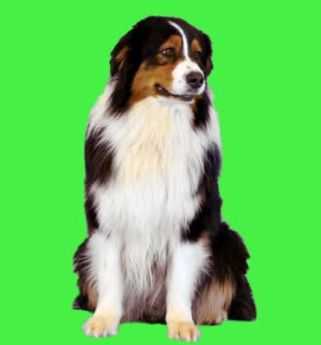
//> input picture chroma-key/foreground.jpg, 321 x 345 px
$ ./chroma_key   (built with g++ and OpenCV 4)
//> lines starting //> are read from the running program, lines starting //| are printed output that depends on the picture
// Chroma key implementation (green screen technique)
// Replaces pixels of the most common color in foreground with background pixels
//
// Algorithm:
// 1. Build 3D color histogram of foreground image (manual implementation)
// 2. Find most common color bin
// 3. Replace pixels close to that color with background pixels
// 4. Interactive tolerance adjustment via trackbar

#include <opencv2/core.hpp>
#include <opencv2/imgproc.hpp>
#include <opencv2/highgui.hpp>
#include <iostream>
#include <string>
#include <limits>

using std::cout;
using std::cerr;
using std::endl;

// Display image with optional scaling for large images
static void safeImShow(const std::string& winName, const cv::Mat& img, int maxSide = 1400)
{
    cv::namedWindow(winName, cv::WINDOW_AUTOSIZE);
    if (img.empty()) {
        cv::imshow(winName, img);
        return;
    }

    const int h = img.rows, w = img.cols;
    const int longest = std::max(h, w);
    if (maxSide > 0 && longest > maxSide) {
        const double s = double(maxSide) / double(longest);
        cv::Mat scaled;
        cv::resize(img, scaled, cv::Size(), s, s, cv::INTER_AREA);
        cv::imshow(winName, scaled);
    } else {
        cv::imshow(winName, img);
    }
}

// Clamp value between min and max
template <typename T>
static inline T clamp(T v, T lo, T hi) {
    return std::max(lo, std::min(hi, v));
}

// Build 3D color histogram with manual binning
// Returns histogram with shape [buckets, buckets, buckets] for B,G,R channels
static cv::Mat buildHistogram3D(const cv::Mat& imgBGR, int buckets)
{
    int dims[3] = { buckets, buckets, buckets };
    cv::Mat hist(3, dims, CV_32S, cv::Scalar::all(0));
    const int bucketSize = 256 / buckets;

    for (int r = 0; r < imgBGR.rows; ++r) {
        const cv::Vec3b* row = imgBGR.ptr<cv::Vec3b>(r);
        for (int c = 0; c < imgBGR.cols; ++c) {
            const uchar B = row[c][0];
            const uchar G = row[c][1];
            const uchar R = row[c][2];

            int x = B / bucketSize;
            int y = G / bucketSize;
            int z = R / bucketSize;

            // Clamp to valid bucket range
            x = clamp(x, 0, buckets - 1);
            y = clamp(y, 0, buckets - 1);
            z = clamp(z, 0, buckets - 1);

            // Increment 3D histogram bin
            int idx[3] = { x, y, z };
            hist.at<int>(idx) += 1;
        }
    }
    return hist;
}

// Find bin with maximum count in 3D histogram
static void argmax3D(const cv::Mat& hist, cv::Vec3i& maxIdx, int& maxVal)
{
    const int* sizes = hist.size.p;
    const int bx = sizes[0], by = sizes[1], bz = sizes[2];

    maxVal = std::numeric_limits<int>::min();
    maxIdx = cv::Vec3i(0, 0, 0);

    for (int x = 0; x < bx; ++x)
    for (int y = 0; y < by; ++y)
    for (int z = 0; z < bz; ++z) {
        int idx[3] = { x, y, z };
        int v = hist.at<int>(idx);
        if (v > maxVal) {
            maxVal = v;
            maxIdx = cv::Vec3i(x, y, z);
        }
    }
}

// Calculate representative color from bin center
static cv::Vec3i binCenterBGR(const cv::Vec3i& idx, int bucketSize)
{
    const int cBlue  = idx[0] * bucketSize + bucketSize / 2;
    const int cGreen = idx[1] * bucketSize + bucketSize / 2;
    const int cRed   = idx[2] * bucketSize + bucketSize / 2;
    return cv::Vec3i(cBlue, cGreen, cRed);
}

// Perform chroma key replacement
// Pixels within tolerance of target color are replaced with background pixels
static void chromaReplace(const cv::Mat& fg, const cv::Mat& bg,
                          const cv::Vec3i& cBGR, int tol, cv::Mat& out)
{
    out.create(fg.size(), fg.type());

    for (int r = 0; r < fg.rows; ++r) {
        const cv::Vec3b* frow = fg.ptr<cv::Vec3b>(r);
        cv::Vec3b* orow = out.ptr<cv::Vec3b>(r);

        int br = (bg.rows > 0) ? (r % bg.rows) : 0;
        const cv::Vec3b* brow = (bg.rows > 0) ? bg.ptr<cv::Vec3b>(br) : nullptr;

        for (int c = 0; c < fg.cols; ++c) {
            const cv::Vec3b fpx = frow[c];
            const int dB = std::abs(int(fpx[0]) - cBGR[0]);
            const int dG = std::abs(int(fpx[1]) - cBGR[1]);
            const int dR = std::abs(int(fpx[2]) - cBGR[2]);

            const bool isClose = (dB <= tol) && (dG <= tol) && (dR <= tol);

            if (isClose && brow != nullptr) {
                int bc = (bg.cols > 0) ? (c % bg.cols) : 0;
                orow[c] = brow[bc];
            } else {
                orow[c] = fpx;
            }
        }
    }
}

// Context for interactive tolerance trackbar
struct OverlayUIContext {
    cv::Mat fg;
    cv::Mat bg;
    cv::Vec3i cBGR;
    int tolInit;
    int tolMax;
    std::string winName;
    std::string tkName;
    cv::Mat result;
};

// Trackbar callback - recomputes overlay when tolerance changes
static void onToleranceChange(int /*pos*/, void* userdata)
{
    auto* ctx = reinterpret_cast<OverlayUIContext*>(userdata);
    if (!ctx) return;

    int tol = cv::getTrackbarPos(ctx->tkName, ctx->winName);
    tol = clamp(tol, 0, ctx->tolMax);

    chromaReplace(ctx->fg, ctx->bg, ctx->cBGR, tol, ctx->result);
    safeImShow(ctx->winName, ctx->result);

    cv::imwrite("overlay.jpg", ctx->result);
}

int main()
{
    // Load foreground and background images
    const std::string fgPath = "foreground.jpg";
    const std::string bgPath = "background.jpg";

    cv::Mat fg = cv::imread(fgPath, cv::IMREAD_COLOR);
//> fg is the input picture: 345 rows x 321 cols, CV_8UC3; mean B, G, R 92.9, 201.5, 100.8
    cv::Mat bg = cv::imread(bgPath, cv::IMREAD_COLOR);
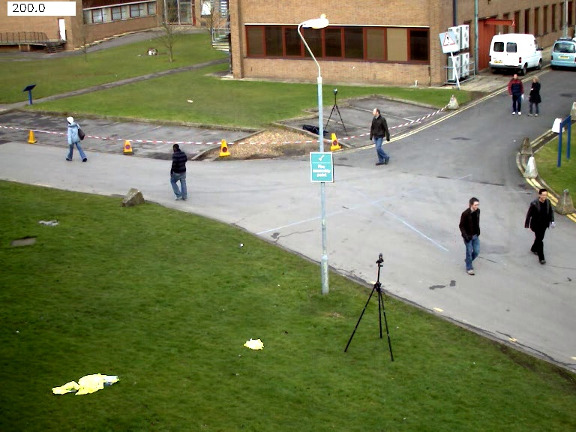
//> input picture chroma-key/background.jpg, 576 x 432 px
//> bg is the input picture: 432 rows x 576 cols, CV_8UC3; mean B, G, R 89.4, 125.3, 120.1

    if (fg.empty() || bg.empty()) {
        cerr << "Error: Could not load 'foreground.jpg' and 'background.jpg'\n";
        return 1;
    }

    // Build 3D histogram of foreground (manual implementation)
    const int buckets = 4;
    const int bucketSize = 256 / buckets;
    cv::Mat hist = buildHistogram3D(fg, buckets);

    // Find most common color bin
    cv::Vec3i maxIdx;
    int maxVal = 0;
    argmax3D(hist, maxIdx, maxVal);
//> in argmax3D, `const int bx = sizes[0], by = sizes[1], bz = sizes[2];`: bx = 4
//> the loop in argmax3D, `for (int x = 0; x < bx; ++x)` made 4 passes
//> (maxVal, maxIdx) on passes 1 to 4: (10042, [0, 0, 0]), (67902, [1, 3, 1]), (67902, [1, 3, 1]), (67902, [1, 3, 1])
//> after the loop in argmax3D, `for (int x = 0; x < bx; ++x)`: maxVal = 67902
//> maxIdx = [1, 3, 1]; maxVal = 67902
    cv::Vec3i cBGR = binCenterBGR(maxIdx, bucketSize);
//> in binCenterBGR, `const int cBlue  = idx[0] * bucketSize + bucketSize / 2;`: cBlue = 96
//> in binCenterBGR, `const int cGreen = idx[1] * bucketSize + bucketSize / 2;`: cGreen = 224
//> in binCenterBGR, `const int cRed   = idx[2] * bucketSize + bucketSize / 2;`: cRed = 96
//> cBGR = [96, 224, 96]

    cout << "Most common bin (B,G,R): [" << maxIdx[0] << ", " << maxIdx[1] << ", " << maxIdx[2] << "]\n";
//| Most common bin (B,G,R): [1, 3, 1]
    cout << "Representative color:     [" << cBGR[0]  << ", " << cBGR[1]  << ", " << cBGR[2]  << "]\n";
//| Representative color:     [96, 224, 96]
    cout << "Pixel count: " << maxVal << endl;
//| Pixel count: 67902

    // Setup interactive window with tolerance trackbar
    OverlayUIContext ctx;
    ctx.fg      = fg;
    ctx.bg      = bg;
    ctx.cBGR    = cBGR;
//> ctx.cBGR = [96, 224, 96]
    ctx.tolInit = bucketSize / 2;
    ctx.tolMax  = std::max(bucketSize, 255);
    ctx.winName = "Chroma Key Result";
    ctx.tkName  = "Tolerance";

    cv::namedWindow(ctx.winName, cv::WINDOW_AUTOSIZE);
    cv::createTrackbar(ctx.tkName, ctx.winName, nullptr, ctx.tolMax, onToleranceChange, &ctx);
    cv::setTrackbarPos(ctx.tkName, ctx.winName, ctx.tolInit);
//> after the loop in chromaReplace, `for (int r = 0; r < fg.rows; ++r)`:
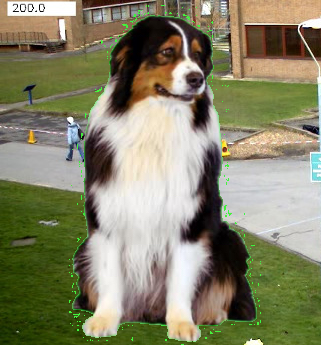
//> out: 345 rows x 321 cols, CV_8UC3; mean B, G, R 105.5, 132.7, 134.7

    // Generate initial result
    onToleranceChange(0, &ctx);
    cv::moveWindow(ctx.winName, 60, 60);

    // Wait for user to exit
    for (;;) {
        int key = cv::waitKey(30);
//> the 'q' key is pressed
        if (key == 27 || key == 'q' || key == 'Q' || key == ' ')
            break;
    }

    cv::destroyAllWindows();
    if (!ctx.result.empty())
        cv::imwrite("overlay.jpg", ctx.result);

    return 0;
}
